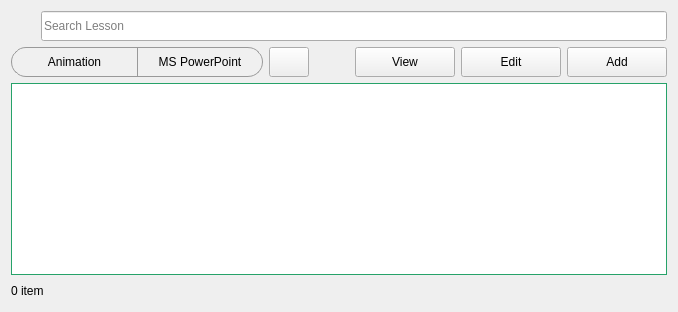
      <widget class="QWidget" name="pageLesson">
       <property name="styleSheet">
        <string notr="true">*[class=&quot;label-magnifying-search&quot;] {
	background-color: rgb(255, 255, 255);
	border-top-left-radius: 15px;
	border-bottom-left-radius: 15px;
	border: 1px solid #999;
	border-right: none;
}

*[class=&quot;textbox-search&quot;] {
	background-color: rgb(255, 255, 255); 
	border-top-right-radius: 15px;
	border-bottom-right-radius: 15px;
	border: 1px solid #999;
	border-left: none;
}

*[class=&quot;widget-search-container&quot;] {
	background: transparent;
}</string>
       </property>
       <layout class="QVBoxLayout" name="verticalLayout">
        <item>
         <widget class="QWidget" name="widget_search" native="true">
          <property name="styleSheet">
           <string notr="true"/>
          </property>
          <property name="class" stdset="0">
           <string>widget-search-container</string>
          </property>
          <layout class="QHBoxLayout" name="layout_search">
           <property name="spacing">
            <number>0</number>
           </property>
           <property name="leftMargin">
            <number>0</number>
           </property>
           <property name="topMargin">
            <number>0</number>
           </property>
           <property name="rightMargin">
            <number>0</number>
           </property>
           <property name="bottomMargin">
            <number>0</number>
           </property>
           <item>
            <widget class="QLabel" name="label_magnifying">
             <property name="minimumSize">
              <size>
               <width>30</width>
               <height>30</height>
              </size>
             </property>
             <property name="maximumSize">
              <size>
               <width>30</width>
               <height>30</height>
              </size>
             </property>
             <property name="text">
              <string/>
             </property>
             <property name="pixmap">
              <pixmap resource="../resources.qrc">:/Images/Images/search.png</pixmap>
             </property>
             <property name="scaledContents">
              <bool>true</bool>
             </property>
             <property name="margin">
              <number>5</number>
             </property>
             <property name="class" stdset="0">
              <string>label-magnifying-search</string>
             </property>
            </widget>
           </item>
           <item>
            <widget class="QLineEdit" name="txtSearchLesson">
             <property name="minimumSize">
              <size>
               <width>0</width>
               <height>30</height>
              </size>
             </property>
             <property name="styleSheet">
              <string notr="true"/>
             </property>
             <property name="placeholderText">
              <string>Search Lesson</string>
             </property>
             <property name="class" stdset="0">
              <string>textbox-search</string>
             </property>
            </widget>
           </item>
          </layout>
         </widget>
        </item>
        <item>
         <layout class="QHBoxLayout" name="horizontalLayout_4">
          <item>
           <widget class="QWidget" name="widget_17" native="true">
            <property name="minimumSize">
             <size>
              <width>100</width>
              <height>0</height>
             </size>
            </property>
            <property name="styleSheet">
             <string notr="true">#widget_17 {
	background: transparent;
}

QPushButton {
    border: 1px solid #999;
    padding: 5px 15px;
	font: 10pt &quot;Inter&quot;;
    background-color: #f0f0f0;
}

QPushButton:hover {
    background-color: #e0e0e0;
}

#btnAnimation {
    border-top-left-radius: 15px;
    border-bottom-left-radius: 15px;
    border-right: none;
}

#btnAnimation:checked {
    background-color: #72D582;
	border: 2px solid #448D50;
    color: #000;
}

#btnPowerPoint {
    border-top-right-radius: 15px;
    border-bottom-right-radius: 15px;
}

#btnPowerPoint:checked {
    background-color: #72D582;
	border: 2px solid #448D50;
    color: #000;
}</string>
            </property>
            <layout class="QHBoxLayout" name="horizontalLayout_32">
             <property name="spacing">
              <number>0</number>
             </property>
             <property name="leftMargin">
              <number>0</number>
             </property>
             <property name="topMargin">
              <number>0</number>
             </property>
             <property name="rightMargin">
              <number>0</number>
             </property>
             <property name="bottomMargin">
              <number>0</number>
             </property>
             <item>
              <widget class="QPushButton" name="btnAnimation">
               <property name="minimumSize">
                <size>
                 <width>126</width>
                 <height>30</height>
                </size>
               </property>
               <property name="cursor">
                <cursorShape>PointingHandCursor</cursorShape>
               </property>
               <property name="text">
                <string>Animation</string>
               </property>
               <property name="class" stdset="0">
                <string/>
               </property>
              </widget>
             </item>
             <item>
              <widget class="QPushButton" name="btnPowerPoint">
               <property name="minimumSize">
                <size>
                 <width>126</width>
                 <height>30</height>
                </size>
               </property>
               <property name="cursor">
                <cursorShape>PointingHandCursor</cursorShape>
               </property>
               <property name="text">
                <string>MS PowerPoint</string>
               </property>
               <property name="class" stdset="0">
                <string/>
               </property>
              </widget>
             </item>
            </layout>
           </widget>
          </item>
          <item>
           <widget class="QPushButton" name="btnRefreshLessonTable">
            <property name="minimumSize">
             <size>
              <width>30</width>
              <height>30</height>
             </size>
            </property>
            <property name="cursor">
             <cursorShape>PointingHandCursor</cursorShape>
            </property>
            <property name="toolTip">
             <string>Refresh table</string>
            </property>
            <property name="text">
             <string/>
            </property>
            <property name="icon">
             <iconset resource="../resources.qrc">
              <normaloff>:/Images/Images/undo.png</normaloff>:/Images/Images/undo.png</iconset>
            </property>
            <property name="iconSize">
             <size>
              <width>18</width>
              <height>18</height>
             </size>
            </property>
            <property name="class" stdset="0">
             <string>button-normal</string>
            </property>
           </widget>
          </item>
          <item>
           <spacer name="horizontalSpacer">
            <property name="orientation">
             <enum>Qt::Horizontal</enum>
            </property>
            <property name="sizeHint" stdset="0">
             <size>
              <width>40</width>
              <height>20</height>
             </size>
            </property>
           </spacer>
          </item>
          <item>
           <widget class="QPushButton" name="btnLessonView">
            <property name="minimumSize">
             <size>
              <width>100</width>
              <height>30</height>
             </size>
            </property>
            <property name="maximumSize">
             <size>
              <width>16777215</width>
              <height>30</height>
             </size>
            </property>
            <property name="cursor">
             <cursorShape>PointingHandCursor</cursorShape>
            </property>
            <property name="text">
             <string>View</string>
            </property>
            <property name="icon">
             <iconset resource="../resources.qrc">
              <normaloff>:/Images/Images/eye.png</normaloff>:/Images/Images/eye.png</iconset>
            </property>
            <property name="class" stdset="0">
             <string>button-normal</string>
            </property>
           </widget>
          </item>
          <item>
           <widget class="QPushButton" name="btnLessonEdit">
            <property name="minimumSize">
             <size>
              <width>100</width>
              <height>30</height>
             </size>
            </property>
            <property name="maximumSize">
             <size>
              <width>16777215</width>
              <height>30</height>
             </size>
            </property>
            <property name="cursor">
             <cursorShape>PointingHandCursor</cursorShape>
            </property>
            <property name="text">
             <string>Edit</string>
            </property>
            <property name="icon">
             <iconset resource="../resources.qrc">
              <normaloff>:/Images/Images/pencil.png</normaloff>:/Images/Images/pencil.png</iconset>
            </property>
            <property name="class" stdset="0">
             <string>button-normal</string>
            </property>
           </widget>
          </item>
          <item>
           <widget class="QPushButton" name="btnLessonAdd">
            <property name="minimumSize">
             <size>
              <width>100</width>
              <height>30</height>
             </size>
            </property>
            <property name="maximumSize">
             <size>
              <width>16777215</width>
              <height>30</height>
             </size>
            </property>
            <property name="cursor">
             <cursorShape>PointingHandCursor</cursorShape>
            </property>
            <property name="text">
             <string>Add</string>
            </property>
            <property name="icon">
             <iconset resource="../resources.qrc">
              <normaloff>:/Images/Images/plus.png</normaloff>:/Images/Images/plus.png</iconset>
            </property>
            <property name="class" stdset="0">
             <string>button-normal</string>
            </property>
           </widget>
          </item>
         </layout>
        </item>
        <item>
         <widget class="QTableView" name="table_lesson">
          <property name="styleSheet">
           <string notr="true">QTableView {
    border: 1px solid rgb(38, 162, 105);
    gridline-color: #f0f0f0;
    background-color: white;
    selection-background-color: rgba(38, 162, 105, 0.2);
    selection-color: black;
    outline: none;
}

/* Remove the row numbers (Vertical Header) */
QHeaderView:vertical {
    width: 0px;
}

QHeaderView::section:vertical {
    width: 0px;
    border: none;
}

/* Style the top horizontal header */
QHeaderView::section:horizontal {
    background-color: rgb(38, 162, 105);  
    color: white;
    padding: 6px;
    font-weight: bold;
    font-size: 11pt;
    border: none;
}

/* Custom Scrollbars */
QScrollBar:vertical {
    border: none;
    background: #f8f8f8;
    width: 10px;
}

QScrollBar::handle:vertical {
    background: rgb(38, 162, 105);
    min-height: 30px;
    border-radius: 3px; 
    margin: 2px;
}

QScrollBar:horizontal {
    border: none;
    background: #f8f8f8;
    height: 10px;
}

QScrollBar::handle:horizontal {
    background: rgb(38, 162, 105);
    min-width: 30px;
    border-radius: 3px;
    margin: 2px;
}

/* Remove scrollbar arrows */
QScrollBar::add-line, QScrollBar::sub-line {
    width: 0px; height: 0px;
}</string>
          </property>
          <property name="selectionBehavior">
           <enum>QAbstractItemView::SelectRows</enum>
          </property>
          <property name="sortingEnabled">
           <bool>true</bool>
          </property>
          <attribute name="verticalHeaderVisible">
           <bool>false</bool>
          </attribute>
         </widget>
        </item>
        <item>
         <layout class="QHBoxLayout" name="horizontalLayout_5">
          <item>
           <widget class="QLabel" name="label_lessonTotalCount">
            <property name="text">
             <string>0 item</string>
            </property>
           </widget>
          </item>
          <item>
           <spacer name="horizontalSpacer_2">
            <property name="orientation">
             <enum>Qt::Horizontal</enum>
            </property>
            <property name="sizeHint" stdset="0">
             <size>
              <width>40</width>
              <height>20</height>
             </size>
            </property>
           </spacer>
          </item>
         </layout>
        </item>
       </layout>
      </widget>
